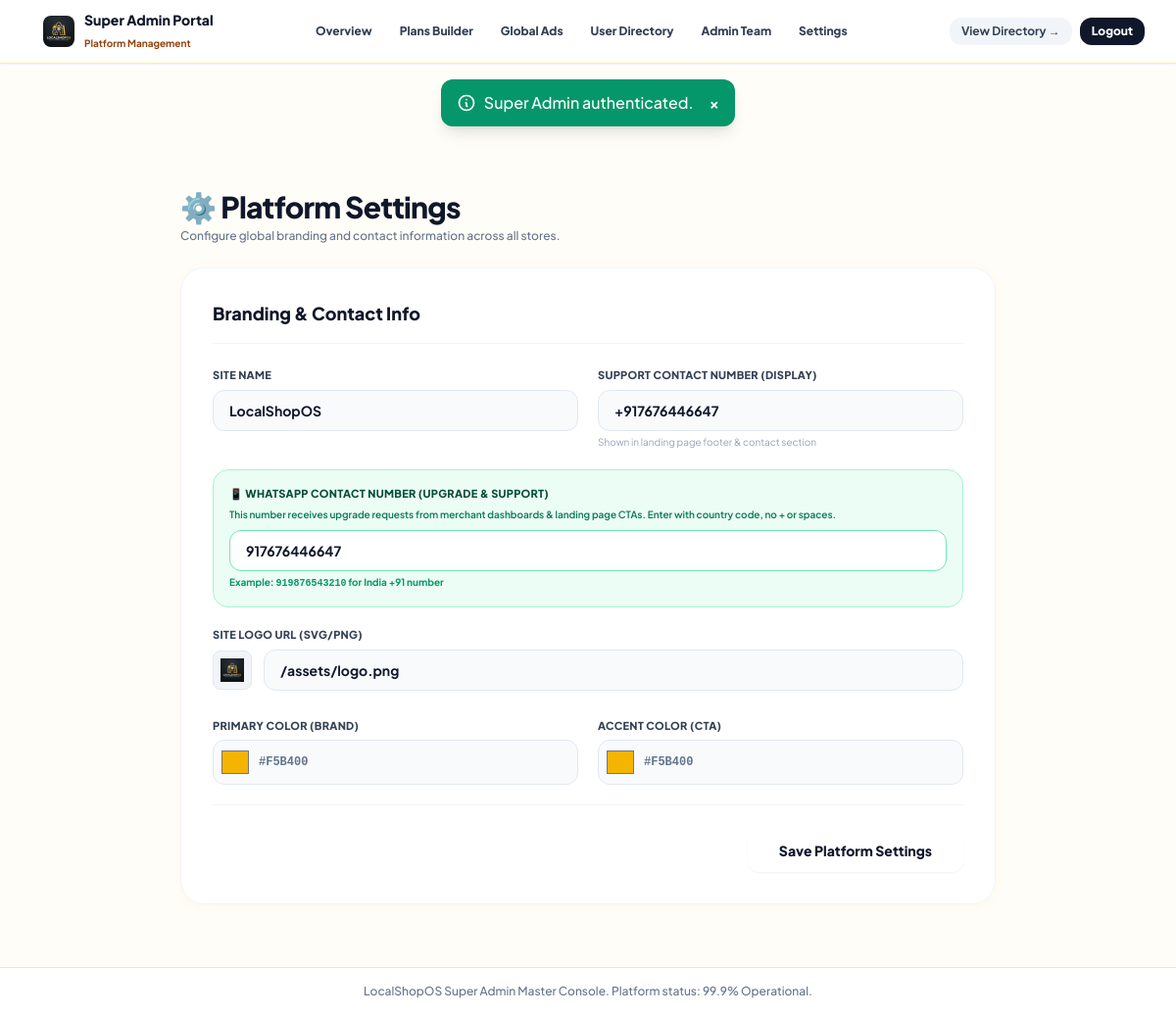
Screenshot of /admin/settings.php (signed in) with the database file from the repository.
### tables this page shows
CREATE TABLE `platform_settings` (
  `id` int(11) NOT NULL DEFAULT 1,
  `site_name` varchar(255) DEFAULT 'LocalShopOS',
  `support_contact_number` varchar(50) DEFAULT '+917676446647',
  `whatsapp_contact` varchar(50) DEFAULT '917676446647',
  `site_logo_url` varchar(550) DEFAULT '/assets/logo.png',
  `primary_color` varchar(20) DEFAULT '#f5b400',
  `accent_color` varchar(20) DEFAULT '#f5b400',
  `default_trial_days` int(11) DEFAULT 15,
  `default_product_limit` int(11) DEFAULT 30,
  `updated_at` datetime DEFAULT current_timestamp() ON UPDATE current_timestamp(),
  PRIMARY KEY (`id`)
);

### admin/settings.php (the view, shortened to what this page needs)
<?php
require_once __DIR__ . '/../includes/auth.php';
$pdo = getDBConnection();
$settings = $pdo->query("SELECT * FROM platform_settings WHERE id = 1")->fetch(PDO::FETCH_ASSOC);
$siteName       = $settings['site_name'] ?? 'LocalShopOS';
$supportContact = $settings['support_contact_number'] ?? '+917676446647';
$whatsappContact = $settings['whatsapp_contact'] ?? '917676446647';
$siteLogoUrl    = $settings['site_logo_url'] ?? '/assets/logo.png';
$primaryColor   = $settings['primary_color'] ?? '#f5b400';
$accentColor    = $settings['accent_color'] ?? '#f5b400';
require_once __DIR__ . '/header.php';
?>
<main class="max-w-4xl mx-auto px-4 sm:px-6 lg:px-8 py-8 w-full flex-1">
  <div class="mb-6">
    <h1 class="text-2xl sm:text-3xl font-black text-slate-900 tracking-tight">⚙️ Platform Settings</h1>
    <p class="text-xs text-slate-500 font-medium mt-1">Configure global branding and contact information across all stores.</p>
  </div>
  <div class="app-card p-6 sm:p-8">
    <h2 class="text-lg font-black text-slate-900 mb-6 border-b border-slate-100 pb-4">Branding & Contact Info</h2>
    <form method="POST" action="/admin/settings.php" data-no-ajax class="space-y-5">
      <div class="grid grid-cols-1 md:grid-cols-2 gap-5">
        <div>
          <label class="block text-[11px] font-black text-slate-700 mb-1.5 uppercase tracking-wide">Site Name</label>
          <input type="text" id="site_name" name="site_name" value="<?= htmlspecialchars($siteName) ?>" required
                 class="w-full px-4 py-2.5 bg-slate-50 border border-slate-200 rounded-xl text-sm font-bold focus:outline-none focus:border-brand-400 focus:ring-1 focus:ring-brand-400 transition-colors"
                 placeholder="LocalShopOS">
        </div>
        <div>
          <label class="block text-[11px] font-black text-slate-700 mb-1.5 uppercase tracking-wide">Support Contact Number (Display)</label>
          <input type="text" id="support_contact_number" name="support_contact_number" value="<?= htmlspecialchars($supportContact) ?>" required
                 class="w-full px-4 py-2.5 bg-slate-50 border border-slate-200 rounded-xl text-sm font-bold focus:outline-none focus:border-brand-400 focus:ring-1 focus:ring-brand-400 transition-colors"
                 placeholder="+91-1800-123-456">
          <p class="text-[10px] text-slate-400 mt-1">Shown in landing page footer & contact section</p>
        </div>
      </div>
      <div class="p-4 rounded-2xl bg-emerald-50 border border-emerald-200">
        <label class="block text-[11px] font-black text-emerald-900 mb-1.5 uppercase tracking-wide">📱 WhatsApp Contact Number (Upgrade & Support)</label>
        <p class="text-[10px] text-emerald-700 font-semibold mb-2">This number receives upgrade requests from merchant dashboards & landing page CTAs. Enter with country code, no + or spaces.</p>
        <input type="text" id="whatsapp_contact" name="whatsapp_contact" value="<?= htmlspecialchars($whatsappContact) ?>"
               class="w-full px-4 py-2.5 bg-white border border-emerald-300 rounded-xl text-sm font-bold focus:outline-none focus:border-emerald-500 focus:ring-1 focus:ring-emerald-400 transition-colors"
               placeholder="919876543210">
        <p class="text-[10px] text-emerald-600 mt-1 font-bold">Example: <code>919876543210</code> for India +91 number</p>
      </div>
      <div>
        <label class="block text-[11px] font-black text-slate-700 mb-1.5 uppercase tracking-wide">Site Logo URL (SVG/PNG)</label>
        <div class="flex items-center gap-3">
          <div class="w-10 h-10 rounded-lg bg-slate-100 border border-slate-200 flex items-center justify-center overflow-hidden shrink-0">
            <img id="logoPreview" src="<?= htmlspecialchars($siteLogoUrl) ?>" alt="Logo Preview"
                 class="w-6 h-6 object-contain" onerror="this.src='/assets/logo.png'">
          </div>
          <input type="text" id="site_logo_url" name="site_logo_url" value="<?= htmlspecialchars($siteLogoUrl) ?>"
                 class="w-full px-4 py-2.5 bg-slate-50 border border-slate-200 rounded-xl text-sm font-bold focus:outline-none focus:border-brand-400 focus:ring-1 focus:ring-brand-400 transition-colors"
                 placeholder="/assets/logo.png">
        </div>
      </div>
      <div class="grid grid-cols-2 gap-5 pt-2">
        <div>
          <label class="block text-[11px] font-black text-slate-700 mb-1.5 uppercase tracking-wide">Primary Color (Brand)</label>
          <div class="flex items-center gap-2 bg-slate-50 border border-slate-200 rounded-xl p-1.5 pr-4">
            <input type="color" id="primary_color" name="primary_color" value="<?= htmlspecialchars($primaryColor) ?>"
                   class="w-8 h-8 rounded cursor-pointer border-0 p-0 bg-transparent">
            <span id="primaryColorLabel" class="text-xs font-mono font-bold text-slate-500 flex-1 uppercase"><?= htmlspecialchars($primaryColor) ?></span>
          </div>
        </div>
        <div>
          <label class="block text-[11px] font-black text-slate-700 mb-1.5 uppercase tracking-wide">Accent Color (CTA)</label>
          <div class="flex items-center gap-2 bg-slate-50 border border-slate-200 rounded-xl p-1.5 pr-4">
            <input type="color" id="accent_color" name="accent_color" value="<?= htmlspecialchars($accentColor) ?>"
                   class="w-8 h-8 rounded cursor-pointer border-0 p-0 bg-transparent">
            <span id="accentColorLabel" class="text-xs font-mono font-bold text-slate-500 flex-1 uppercase"><?= htmlspecialchars($accentColor) ?></span>
          </div>
        </div>
      </div>
      <div class="pt-6 mt-6 border-t border-slate-100 text-right">
        <button type="submit" id="saveSettingsBtn" class="px-8 py-3 btn-cta rounded-xl shadow-sm text-sm font-black transition-all">
          Save Platform Settings
        </button>
      </div>
    </form>
  </div>
</main>
<?php require_once __DIR__ . '/footer.php'; ?>

### admin/header.php (style rules this page uses)
body { font-family: 'Plus Jakarta Sans', sans-serif; background-color: #FFFDF7; color: #0F172A; overflow-x: hidden; }
.app-card { background-color: #FFFFFF; border: 1px solid #F1F5F9; box-shadow: 0 2px 12px -2px rgba(245, 180, 0, 0.08); border-radius: 1.5rem; }

### rows the page displays
platform_settings: site_name "LocalShopOS", support_contact_number "+917676446647", whatsapp_contact "917676446647", site_logo_url (picture), site_logo_url "/assets/logo.png", primary_color "#f5b400", primary_color "#F5B400", accent_color "#f5b400", accent_color "#F5B400"

### other values shown
$flash['message'] "Super Admin authenticated."
